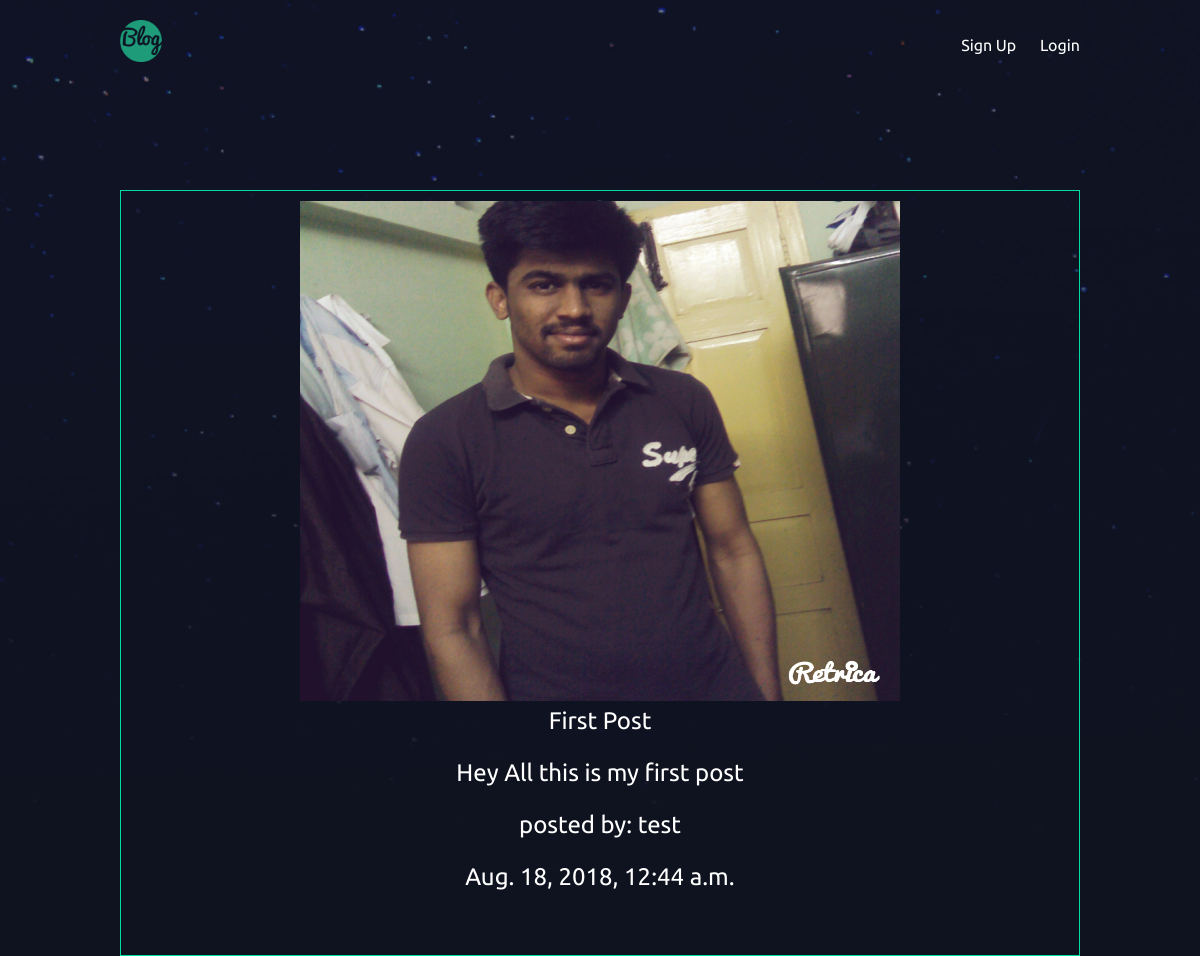
The page /articles/first-post/ on the database its author committed.
### articles/models.py (models this page shows, shortened)
class Article(models.Model):
    title = models.CharField(max_length=100)
    slug = models.SlugField()
    body = models.TextField()
    date = models.DateTimeField(auto_now_add=True)
    thumb = models.ImageField(default='default.png',blank=True)
    author = models.ForeignKey(User,default=None,on_delete=models.CASCADE)

### articles/views.py (the view)
# urls.py: url(r'^(?P<slug>[\w-]+)/$',views.article_detail,name='detail'),
def article_detail(request,slug):
    article = Article.objects.get(slug=slug)
    return render(request,'articles/article_detail.html',{'article':article})

### articles/templates/articles/article_detail.html
{% extends 'base_layout.html'%}
{% block content %}
  <div class="article-detail">
    <div class="article">
      <img src="{{ article.thumb.url }}" style="width:600px;height:500px">
      <h2>{{ article.title }}</h2>
      <p>{{ article.body }}</p>
      <p> posted by: {{ article.author }}</p>
      <p>{{ article.date }}</p>
    </div>
  </div>
{% endblock %}

### assets/style.css (style rules this page uses)
body, html { background-image: url(bg.png); height: 100%; background-position: center; background-repeat: no-repeat scroll center top;; background-size: cover; margin: 0; color:#fff; }
body * { font-family: Ubuntu; }
h1,h2,h3,h4,h5 { font-weight: normal; margin: 0; }
.article { padding: 10px; border: 1px solid #00dba0; position: relative; padding-bottom: 40px; }
.article h2 { font-size: 1em; }

### rows shown on the page
Article: thumb (picture), title "First Post", body "Hey All this is my first post", author "test", date "Aug. 18, 2018, 12:44 a.m."
